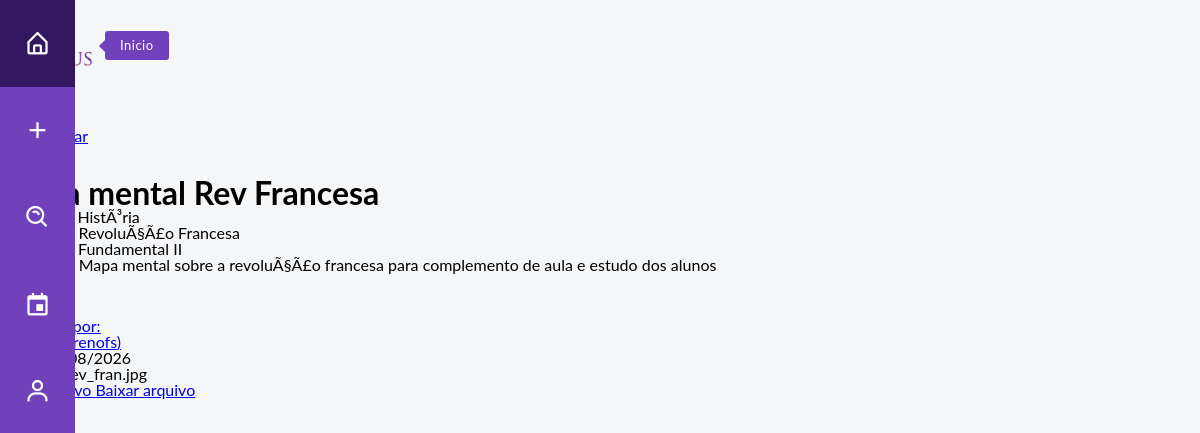
The page /front/material.php?id=1 on the database its author committed.
### tables this page shows
CREATE TABLE MATERIAL(
    ID_MATERIAL INT NOT NULL PRIMARY KEY AUTO_INCREMENT,
    COD_USU INT NOT NULL,
    COD_CONTEUDO INT NOT NULL,
    COD_NIVEL INT NOT NULL,
    TITULO_MATERIA VARCHAR(50) NOT NULL,
    CAMINHO_ARQUIVO VARCHAR(255) NOT NULL,
    NOME_ARQUIVO VARCHAR(255) NOT NULL,
    DATA_CAD DATE NOT NULL,
    STATUS_MATERIA VARCHAR(10) NOT NULL,
    DESCRICAO_MATERIA VARCHAR(300),
    FOREIGN KEY (COD_USU) REFERENCES USUARIO(ID_USU),
    FOREIGN KEY (COD_CONTEUDO) REFERENCES CONTEUDO(ID_CONTEUDO),
    FOREIGN KEY (COD_NIVEL) REFERENCES NIVEL_ENSINO(ID_NIVEL)
);

CREATE TABLE DISCIPLINA(
    ID_DISCI INT NOT NULL PRIMARY KEY AUTO_INCREMENT,
    NOME_DISCI VARCHAR(30) NOT NULL
);

CREATE TABLE CONTEUDO(
    ID_CONTEUDO INT NOT NULL PRIMARY KEY AUTO_INCREMENT,
    COD_DISCI INT NOT NULL,
    NOME_CONTEUDO VARCHAR(30),

    FOREIGN KEY (COD_DISCI) REFERENCES DISCIPLINA(ID_DISCI)
);

CREATE TABLE NIVEL_ENSINO(
    ID_NIVEL INT NOT NULL PRIMARY KEY AUTO_INCREMENT,
    NOME_NIVEL VARCHAR(30) NOT NULL
);

CREATE TABLE USUARIO(
    ID_USU INT NOT NULL PRIMARY KEY AUTO_INCREMENT,
    NOME_USU VARCHAR(50) NOT NULL,
    EMAIL_USU VARCHAR(60) NOT NULL,
    SENHA_USU VARCHAR(255) NOT NULL,
    USERNAME VARCHAR(20) NOT NULL,
    DESCRICAO_USU VARCHAR(200),
    FOTO_USU VARCHAR(255)
);

### front/material.php (the view, shortened to what this page needs)
<?php
include '../php/conexao.php';
$id_material = $_GET['id'] ?? '';
$sql = "SELECT MATERIAL.*, CONTEUDO.NOME_CONTEUDO, DISCIPLINA.NOME_DISCI,
            NIVEL_ENSINO.NOME_NIVEL, USUARIO.NOME_USU, USUARIO.USERNAME, USUARIO.FOTO_USU
        FROM MATERIAL
        INNER JOIN CONTEUDO ON MATERIAL.COD_CONTEUDO = CONTEUDO.ID_CONTEUDO
        INNER JOIN DISCIPLINA ON CONTEUDO.COD_DISCI = DISCIPLINA.ID_DISCI
        INNER JOIN NIVEL_ENSINO ON MATERIAL.COD_NIVEL = NIVEL_ENSINO.ID_NIVEL
        INNER JOIN USUARIO ON MATERIAL.COD_USU = USUARIO.ID_USU
        WHERE MATERIAL.ID_MATERIAL = ?";
$stmt = $conexao->prepare($sql);
$stmt->bind_param("i", $id_material);
$stmt->execute();
$resultado = $stmt->get_result();
$material = $resultado->fetch_assoc();
?>
<!DOCTYPE html>
<html lang="pt-BR">
<head>
    <link rel="stylesheet" href="../css/navbar.css">
    <link href='https://unpkg.com/boxicons@2.1.4/css/boxicons.min.css' rel='stylesheet'>
</head>
<body>
<nav class="sidebar-navigation">
    <ul>
        <li>
            <a href="../index.php">
                <i class="bx bx-home-alt"></i>
            </a>
        </li>
        <li>
            <a href="criar.php">
                <i class="bx bx-plus"></i>
            </a>
        </li>
        <li>
            <a href="pesquisar.php">
                <i class="bx bx-search-alt"></i>
            </a>
        </li>
        <li>
            <a href="planejamento.php">
                <i class="bx bx-calendar-event"></i>
            </a>
        </li>
        <li>
            <a href="perfil.php">
                <i class="bx bx-user"></i>
            </a>
        </li>
    </ul>
</nav>
<div class="topbar">
    <div class="logo">
    </div>
    <div class="user">
        <?php
        if(empty($_SESSION['id_usuario'])){
            $foto = '../img/user.webp';
            echo "<a href='logar.php'><img src='$foto' class='fotoPerfil'></a>";
            echo "<a href='logar.php'>Entrar</a>";
        }
        ?>
    </div>
</div>
<main class="area-material">
    <a href="javascript:history.back()" class="voltar">
    </a>
    <div class="material">
        <h1>
            <?php echo htmlspecialchars($material['TITULO_MATERIA']); ?>
        </h1>
        <p>
            <strong>Disciplina:</strong>
            <?php echo htmlspecialchars($material['NOME_DISCI']); ?>
        </p>
        <p>
            <strong>Conteúdo:</strong>
            <?php echo htmlspecialchars($material['NOME_CONTEUDO']); ?>
        </p>
        <p>
            <strong>Nível:</strong>
            <?php echo htmlspecialchars($material['NOME_NIVEL']); ?>
        </p>
        <?php if(!empty($material['DESCRICAO_MATERIA'])){ ?>
            <p>
                <strong>Descrição:</strong>
                <?php echo htmlspecialchars($material['DESCRICAO_MATERIA']); ?>
            </p>
        <?php } ?>
        <div class="autor-material">
            <a href="perfilUsuario.php?id=<?php echo $material['COD_USU']; ?>">
                <div>
                    <p>Publicado por:</p>
                    <p>
                        (@<?php echo htmlspecialchars($material['USERNAME']); ?>)
                    </p>
                </div>
            </a>
        </div>
        <p>
            <strong>Data:</strong>
            <?php echo date("d/m/Y", strtotime($material['DATA_CAD'])); ?>
        </p>
        <p>
            <strong>Arquivo:</strong>
            <?php echo htmlspecialchars($material['NOME_ARQUIVO']); ?>
        </p>
        <a
            href="../<?php echo htmlspecialchars($material['CAMINHO_ARQUIVO']); ?>"
            target="_blank"
        >
        </a>
        <a
            href="../<?php echo htmlspecialchars($material['CAMINHO_ARQUIVO']); ?>"
            download="<?php echo htmlspecialchars($material['NOME_ARQUIVO']); ?>"
        >
            Baixar arquivo
        </a>
    </div>
</main>
</body>
</html>

### css/navbar.css (style rules this page uses)
.logo { display: flex; justify-content: left; align-items: left; padding: 20px 0; }
* { margin: 0; padding: 0; list-style: none; font-family: 'Lato', sans-serif; line-height: 1; }
body { background-color: #F5F6F8; }
.sidebar-navigation { position: fixed; top: 0; bottom: 0; left: 0; display: block; height: 100vh; min-height: 0; width: 75px; background-color: #7141bb; float: none; z-index: 10; }
.sidebar-navigation ul { text-align: center; color: white; }
.sidebar-navigation ul li { cursor: pointer; transition: all ease-out 120ms; }
.sidebar-navigation ul li a { display: block; width: 100%; padding: 30px 0; color: white; text-decoration: none; }
.sidebar-navigation ul li i { display: block; font-size: 27px; transition: all ease 450ms; }

### rows shown on the page
material: TITULO_MATERIA "Mapa mental Rev Francesa", disciplina.NOME_DISCI "HistÃ³ria", COD_CONTEUDO.NOME_CONTEUDO "RevoluÃ§Ã£o Francesa", COD_NIVEL.NOME_NIVEL "Ens. Fundamental II", DESCRICAO_MATERIA "Mapa mental sobre a revoluÃ§Ã£o francesa para complemento de aula e estudo dos alunos", COD_USU.USERNAME "brenofs", DATA_CAD "29/08/2026", NOME_ARQUIVO "rev_fran.jpg"
